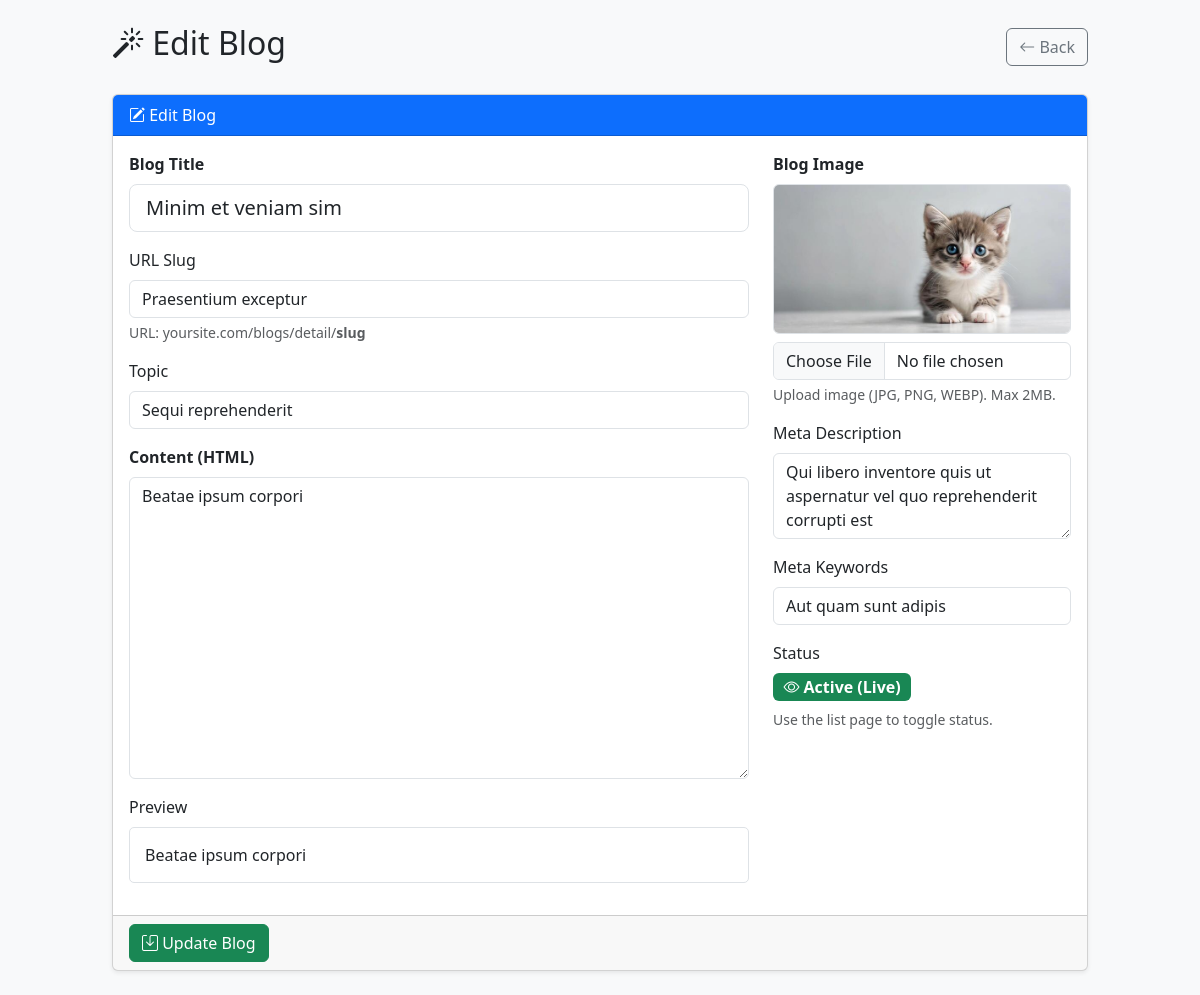
The app's page /admin/blogs/edit/6 with its own data.
### tables this page shows
CREATE TABLE `blogs` (
  `id` int unsigned NOT NULL AUTO_INCREMENT,
  `title` varchar(255) NOT NULL,
  `slug` varchar(255) NOT NULL,
  `content` longtext NOT NULL,
  `meta_description` varchar(500) DEFAULT NULL,
  `meta_keywords` varchar(500) DEFAULT NULL,
  `image` varchar(255) DEFAULT NULL,
  `topic` varchar(255) DEFAULT NULL,
  `status` tinyint(1) NOT NULL DEFAULT '0' COMMENT '0=inactive, 1=active',
  `is_auto_generated` tinyint(1) NOT NULL DEFAULT '0' COMMENT '1=generated by AI auto-system',
  `created_at` datetime DEFAULT CURRENT_TIMESTAMP,
  `updated_at` datetime DEFAULT CURRENT_TIMESTAMP ON UPDATE CURRENT_TIMESTAMP,
  PRIMARY KEY (`id`),
  UNIQUE KEY `slug` (`slug`)
);

### application/controllers/admin/Blogs.php (called while the page is built, shortened)
<?php
class Blogs extends CI_Controller {
    public function __construct() {
        $this->load->model('blog_model');
        $this->load->model('topic_model');
        $this->load->library('gemini_api');
        $this->load->helper(['url', 'form']);
        $this->load->library('upload');
        $this->load->library('session');
    }
    public function edit($id) {
        $data['title'] = 'Edit Blog';
        $data['blog'] = $this->blog_model->get_blog_by_id($id);
        $this->load->view('admin/blogs/form', $data);
    }
}

### index.php (called while the page is built, shortened)
<?php
require_once BASEPATH.'core/CodeIgniter.php';

### application/models/Blog_model.php (called while the page is built, shortened)
<?php
class Blog_model extends CI_Model {
    protected $table = 'blogs';
    public function get_blog_by_id($id) {
        return $this->db->get_where($this->table, ['id' => $id])->row();
    }
}

### application/views/admin/blogs/form_fields.php (the view, shortened to what this page needs)
<?php $blog = isset($blog) ? $blog : null; ?>
<div class="row">
    <div class="col-md-8">
        <div class="mb-3">
            <label class="form-label fw-bold">Blog Title</label>
            <input type="text" name="title" id="title" class="form-control form-control-lg"
                   value="<?php echo $blog ? htmlspecialchars($blog->title) : ''; ?>" required>
        </div>
        <div class="mb-3">
            <label class="form-label">URL Slug</label>
            <input type="text" name="slug" id="slug" class="form-control"
                   value="<?php echo $blog ? htmlspecialchars($blog->slug) : ''; ?>" required>
            <div class="form-text">URL: yoursite.com/blogs/detail/<strong>slug</strong></div>
        </div>
        <div class="mb-3">
            <label class="form-label">Topic</label>
            <input type="text" name="topic" id="topic" class="form-control"
                   value="<?php echo $blog ? htmlspecialchars($blog->topic) : ''; ?>">
        </div>
        <div class="mb-3">
            <label class="form-label fw-bold">Content (HTML)</label>
            <textarea name="content" id="content" rows="12" class="form-control" required><?php echo $blog ? htmlspecialchars($blog->content) : ''; ?></textarea>
        </div>
        <div class="mb-3">
            <label class="form-label">Preview</label>
            <div id="contentPreview" class="content-preview">
                <?php echo $blog ? $blog->content : '<span class="text-muted">Preview appears here...</span>'; ?>
            </div>
        </div>
    </div>
    <div class="col-md-4">
        <div class="mb-3">
            <label class="form-label fw-bold">Blog Image</label>
            <?php if ($blog && $blog->image): ?>
                <div class="mb-2">
                    <img src="<?php echo base_url($blog->image); ?>" class="img-fluid rounded border" alt="Current">
                </div>
            <?php endif; ?>
            <input type="file" name="blog_image" class="form-control" accept="image/*">
            <div class="form-text">Upload image (JPG, PNG, WEBP). Max 2MB.</div>
        </div>
        <div class="mb-3">
            <label class="form-label">Meta Description</label>
            <textarea name="meta_description" id="meta_description" rows="3" class="form-control" maxlength="160"><?php echo $blog ? htmlspecialchars($blog->meta_description) : ''; ?></textarea>
        </div>
        <div class="mb-3">
            <label class="form-label">Meta Keywords</label>
            <input type="text" name="meta_keywords" id="meta_keywords" class="form-control"
                   value="<?php echo $blog ? htmlspecialchars($blog->meta_keywords) : ''; ?>">
        </div>
        <?php if ($blog): ?>
        <div class="mb-3">
            <label class="form-label">Status</label>
            <div>
                <?php if ($blog->status == 1): ?>
                    <span class="badge bg-success fs-6"><i class="bi bi-eye"></i> Active (Live)</span>
                <?php else: ?>
                    <span class="badge bg-warning text-dark fs-6"><i class="bi bi-eye-slash"></i> Inactive (Draft)</span>
                <?php endif; ?>
            </div>
            <div class="form-text mt-2">Use the list page to toggle status.</div>
        </div>
        <?php endif; ?>
    </div>
</div>

### application/views/admin/blogs/form.php (style rules this page uses)
.content-preview { max-height: 400px; overflow-y: auto; border: 1px solid #dee2e6; padding: 15px; border-radius: 5px; background: #fff; }

### records on screen
blogs: title "Minim et veniam sim", slug "Praesentium exceptur", topic "Sequi reprehenderit", content "Beatae ipsum corpori", image (picture), meta_description "Qui libero inventore quis ut aspernatur vel quo reprehenderit corrupti est", meta_keywords "Aut quam sunt adipis"

### other values on screen
$title "Edit Blog"
